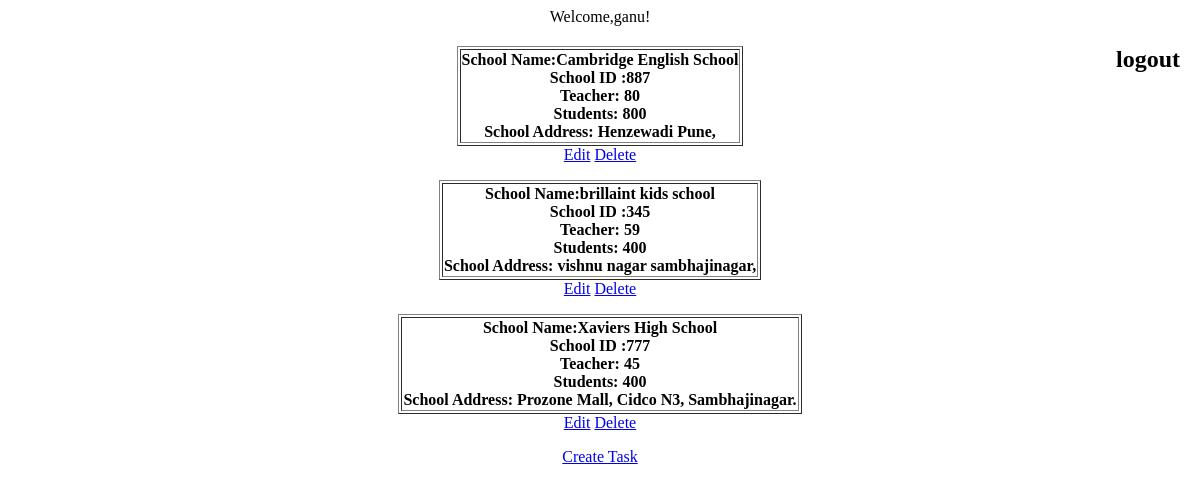
Screenshot of /list/ (signed in) with the database file from the repository.
### mysmp/models.py (models this page shows)
class Gpm(models.Model):
    school_name=models.CharField(max_length=200)
    school_id=models.IntegerField()
    teachers=models.IntegerField()
    students=models.IntegerField()
    school_address=models.TextField(max_length=200)
    user= models.ForeignKey(User,on_delete=models.CASCADE,default=1)

### mysmp/views.py (the view)
# urls.py: path('list/',views.stud_list,name='stud_list'),
@login_required
def stud_list(request):
    gpms=Gpm.objects.all()
    return render(request,'stud_list.html',{'gpms':gpms})

### mysmp/templates/stud_list.html (shortened to what this page needs)
<!DOCTYPE html>
<html>
    <head>
        <link rel="stylesheet" href="">
    </head>
    <body  ><center>
        <span>Welcome,{{user.username}}! </span>
       <a href="{%url 'logout'%}" class="Bita"><h2>logout</a></h2>
        {% for gpm in gpms %}
        <table border=1>
    <p>
      <th>School Name:{{ gpm.school_name }} <br>
      School ID :{{ gpm.school_id }} <br>
      Teacher:  {{ gpm.teachers }} <br>
      Students:  {{ gpm.students  }} <br>
      School Address:  {{ gpm.school_address }}<br></th>
    </table>
      <a href="{% url 'stud_update' gpm.pk %}">Edit</a>
      <a
        href="{% url 'stud_delete' gpm.pk %}"
        onclick="return confirm('Are you sure you want to delete this task?');"
        >Delete</a
        >
    {% endfor %}
    <a href="{% url 'stud_create' %}">Create Task</a></br></br>
</center>
    </body>
</html>

### mysmp/templates/stud_list.html (style rules this page uses)
body { background-image: url("https://c0.wallpaperflare.com/preview/485/486/379/background-colors-texture-detail.jpg"); background-repeat: no-repeat; background-size: 1500px 1050px; }
.Bita { position:absolute; right:20px; text-decoration: none; color:black; }

### rows the page displays
Gpm: school_name "Cambridge English School", school_id "887", teachers "80", students "800", school_address "Henzewadi Pune,"
Gpm: school_name "brillaint kids school", school_id "345", teachers "59", students "400", school_address "vishnu nagar sambhajinagar,"
Gpm: school_name "Xaviers High School", school_id "777", teachers "45", students "400", school_address "Prozone Mall, Cidco N3, Sambhajinagar."

### other values shown
{{ user.username }} "ganu"
